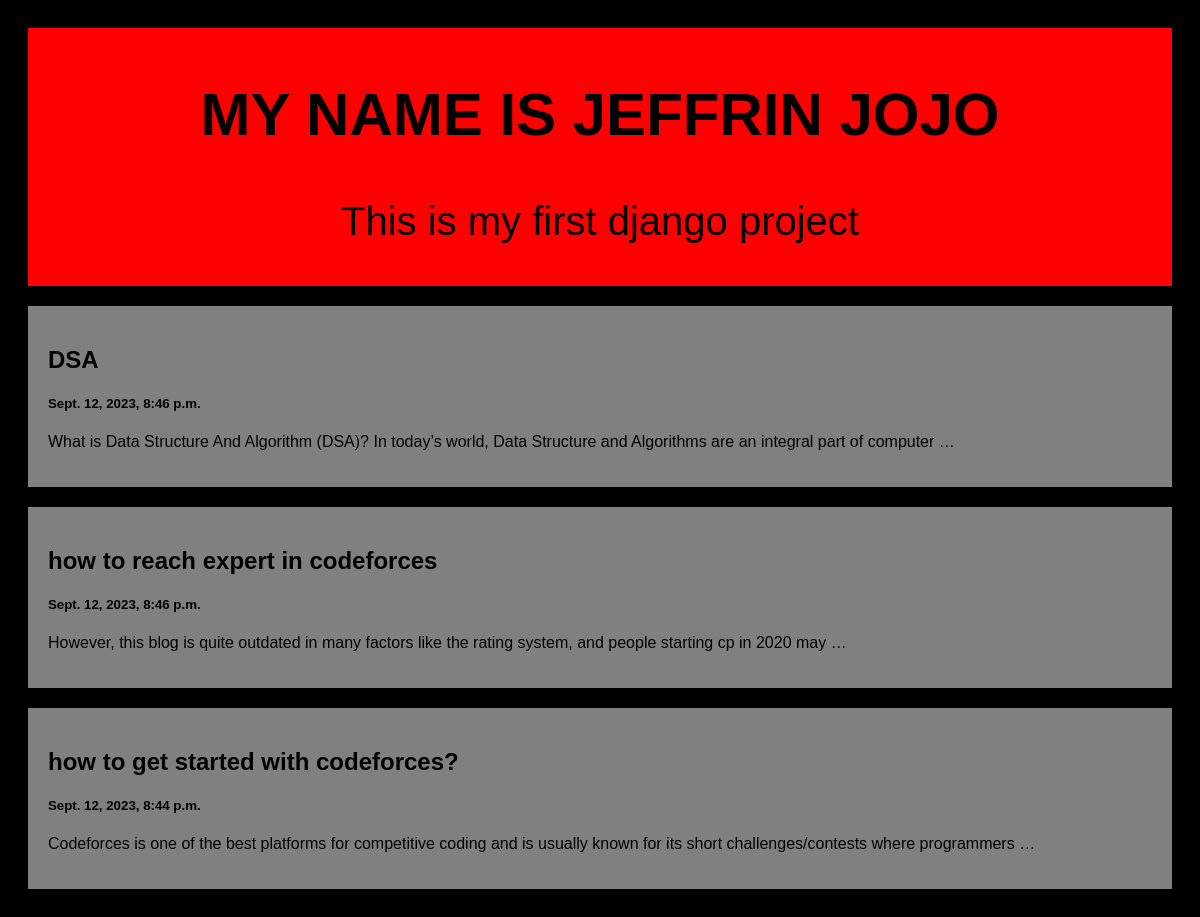
The page / on the database its author committed.
### posts/models.py (models this page shows)
class Post(models.Model):
  title = models.CharField(max_length=100)
  body = models.CharField(max_length=1000000)
  created_at = models.DateTimeField(default=datetime.now,blank=True)

### posts/views.py (the view)
# urls.py: path('',views.index,name='index'),
def index(request):
  posts = Post.objects.all( )
  return render(request,'index.html',{'posts': posts})

### templates/index.html (shortened to what this page needs)
<!DOCTYPE html>
<html>
<head>
</head>
<body>
<div class="header">
  <h2> MY NAME IS JEFFRIN JOJO</h2>
  <p> This is my first django project</p>
</div>
<div class="row">
  <div class="leftcolumn">
    {% for post in posts reversed %}
    <div class="card">
      <a style="text-decoration: none; color: black;" href="/post/{{post.id}}">
        <h2>{{post.title}}</h2>
        <h5>{{post.created_at}}</h5>
        <p>{{post.body|truncatewords:20}}</p>
      </a>
    </div>
    {% endfor %}
  </div>
</div>
</body>
</html>

### templates/index.html (style rules this page uses)
* { box-sizing: border-box; }
body { font-family: Arial; padding: 20px; background: black; transition: background-color 0.3s; }
.header { padding: 2px; font-size: 40px; text-align: center; background: red; transition: background-color 0.3s, color 0.3s; }
.leftcolumn { float: left; width: 100%; }
.card { background-color: grey; padding: 20px; margin-top: 20px; transition: background-color 0.3s, transform 0.3s; }
.row:after { content: ""; display: table; clear: both; }

### rows shown on the page
Post: title "DSA", created_at "Sept. 12, 2023, 8:46 p.m.", body "What is Data Structure And Algorithm (DSA)? In today’s world, Data Structure and Algorithms are an integral part of computer …"
Post: title "how to reach expert in codeforces", created_at "Sept. 12, 2023, 8:46 p.m.", body "However, this blog is quite outdated in many factors like the rating system, and people starting cp in 2020 may …"
Post: title "how to get started with codeforces?", created_at "Sept. 12, 2023, 8:44 p.m.", body "Codeforces is one of the best platforms for competitive coding and is usually known for its short challenges/contests where programmers …"
